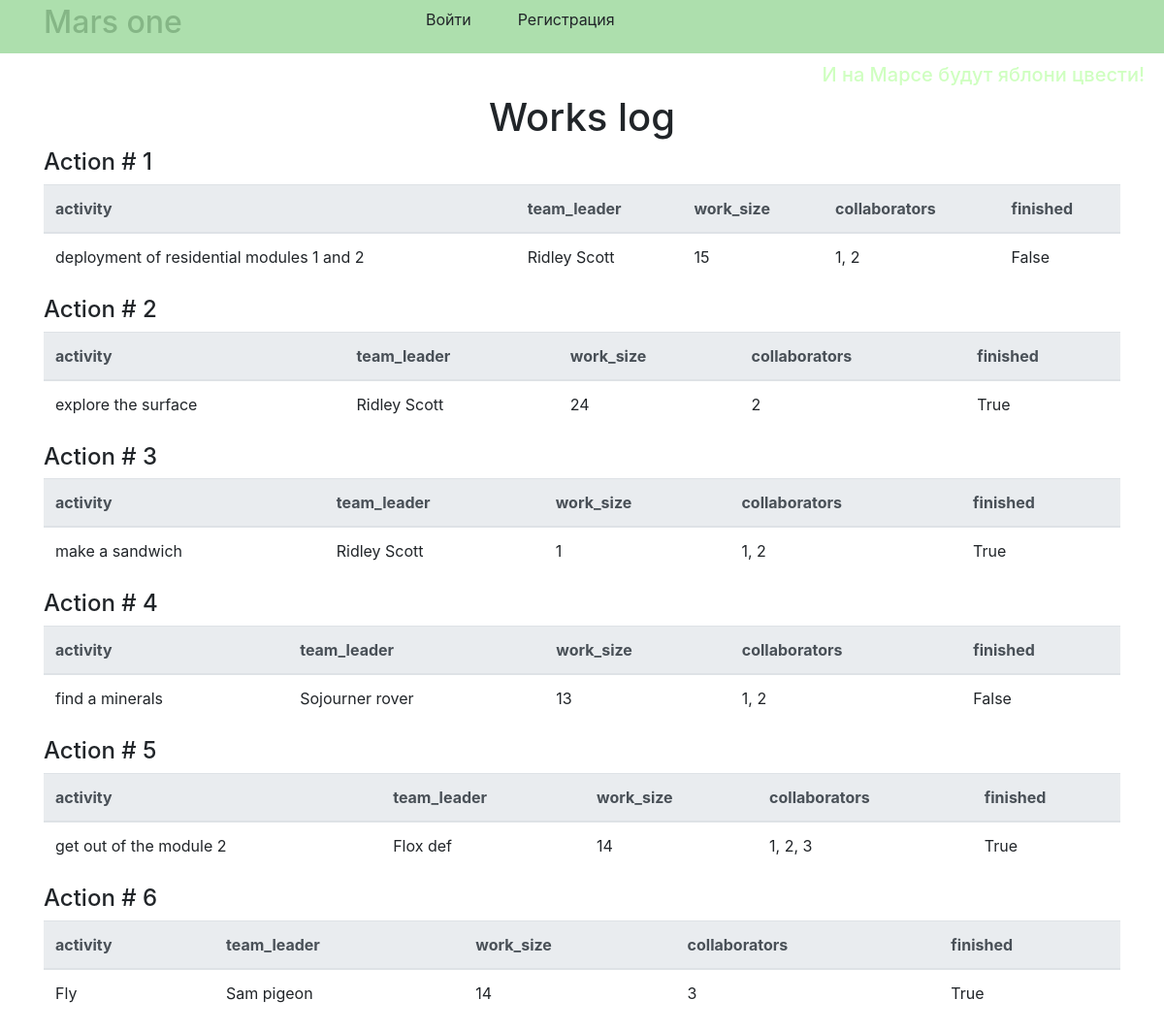
The app's page /, older data.
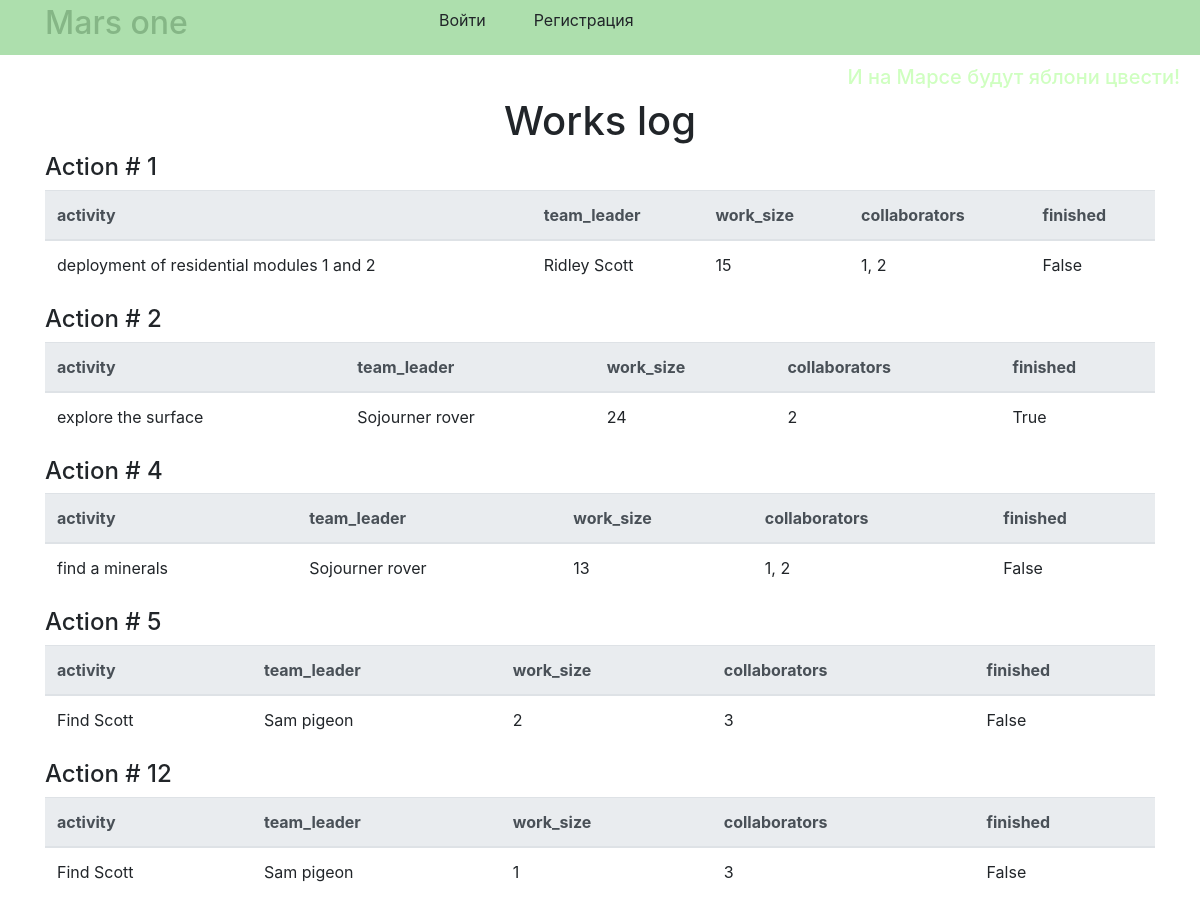
The same page, newer data.
### data/jobs.py (models this page shows)
class Job(SqlAlchemyBase, SerializerMixin):
    __tablename__ = 'jobs'
    id = sqlalchemy.Column(sqlalchemy.Integer,
                           primary_key=True, autoincrement=True)
    team_leader = sqlalchemy.Column(sqlalchemy.Integer,
                                    sqlalchemy.ForeignKey("users.id"))
    job = sqlalchemy.Column(sqlalchemy.String, nullable=True)
    work_size = sqlalchemy.Column(sqlalchemy.Integer, nullable=True)
    collaborators = sqlalchemy.Column(sqlalchemy.String, nullable=True)
    start_date = sqlalchemy.Column(sqlalchemy.String, nullable=True)
    is_finished = sqlalchemy.Column(sqlalchemy.Boolean, default=False)
    user = orm.relation('User')

### data/users.py (models this page shows, shortened)
class User(SqlAlchemyBase, SerializerMixin, UserMixin):
    __tablename__ = 'users'
    id = sqlalchemy.Column(sqlalchemy.Integer,
                           primary_key=True, autoincrement=True)
    surname = sqlalchemy.Column(sqlalchemy.String, nullable=True)
    name = sqlalchemy.Column(sqlalchemy.String, nullable=True)
    age = sqlalchemy.Column(sqlalchemy.Integer, nullable=True)
    position = sqlalchemy.Column(sqlalchemy.String, nullable=True)
    speciality = sqlalchemy.Column(sqlalchemy.String, nullable=True)
    address = sqlalchemy.Column(sqlalchemy.String, nullable=True)
    email = sqlalchemy.Column(sqlalchemy.String,
                              index=True, unique=True, nullable=True)
    hashed_password = sqlalchemy.Column(sqlalchemy.String, nullable=True)
    modified_date = sqlalchemy.Column(sqlalchemy.DateTime,
                                      default=datetime.datetime.now)
    jobs = orm.relation("Job", back_populates='user')

### main.py (the view)
@app.route("/")
def index():
    session = db_session.create_session()
    jobs = session.query(Job).all()
    return render_template("index.html", jobs=jobs)

### data/db_session.py (called while the page is built)
def create_session() -> Session:
    global __factory
    return __factory()

### templates/index.html (shortened to what this page needs)
{% extends "base.html" %}
{% block content %}
<div class="text text-center"><h1>Works log</h1></div>
{% for job in jobs %}
    <h4>Action # {{ job.id }}</h4>
    <table class="table">
      <thead class="thead-light">
        <tr>
          <th scope="col">activity</th>
          <th scope="col">team_leader</th>
          <th scope="col">work_size</th>
          <th scope="col">collaborators</th>
          <th scope="col">finished</th>
        </tr>
      </thead>
      <tbody>
        <tr>
          <td>{{ job.job }}</td>
          <td>{{ job.user.name }} {{ job.user.surname }}</td>
          <td>{{ job.work_size }}</td>
          <td>{{ job.collaborators }}</td>
          <td>{{ job.is_finished }}</td>
        </tr>
      </tbody>
    </table>
{% endfor %}
{% endblock %}

### templates/base.html (shortened to what this page needs)
<!DOCTYPE html>
<html lang="en">
<head>
    <link rel="stylesheet"
          href="https://maxcdn.bootstrapcdn.com/bootstrap/4.4.1/css/bootstrap.min.css">
    <link rel="stylesheet" type="text/css" href="{{ url_for('static', filename='css/style.css') }}" />
    </head>
    <body>
    <header class="flex-container">
        <div class="container">
            <div class="row no-gutters">
                <div class="col-md-4">
                    <div class="color-text-title"><h2>Mars one</h2></div>
                </div>
                <div class="col-auto">
                    <div class="flex-item">
                        {% if current_user.is_authenticated %}
                            <ul class="nav">
                                <li class="nav-item">
                                    <a class="dropdown-item" href="/logout">Выйти</a>
                                </li>
                                <li class="nav-item">
                                    <a class="dropdown-item" href="/add_job">добавить работу</a>
                                </li>
                                <li class="nav-item">
                                    <a class="dropdown-item" href="/">{{ current_user.name }} {{ current_user.surname }}</a>
                                </li>
                            </ul>
                        {% else %}
                            <ul class="nav">
                                <li class="nav-item">
                                    <a class="dropdown-item" href="/login">Войти</a>
                                </li>
                                <li class="nav-item">
                                    <a class="dropdown-item" href="/register">Регистрация</a>
                                </li>
                           </ul>
                        {% endif %}
                    </div>
                </div>
            </div>
        </div>
    </header>
    <div class="color-text">
        <h5>И на Марсе будут яблони цвести!</h5>
        </div>
    <main role="main" class="container">
        {% block content %}{% endblock %}
    </main>
    </body>
</html>

### static/css/style.css (style rules this page uses)
.color-text { color: #cfffc0; text-align: right; padding-right: 20px; }
.color-text-title { color: #85b686 }
header { width: display; height: 55px; background-color: #addfad; margin-bottom: 10px; }
.flex-container { display: -webkit-flex; -webkit-justify-content: space-between; display: flex; justify-content: space-between; align-items: center; }
.flex-item { -webkit-flex-grow: 1; flex-grow: 1; }

Row changes from the older to the newer data that the page shows:
removed Job: id "3", job "make a sandwich", user.name "Ridley", user.surname "Scott", work_size "1", collaborators "1, 2", is_finished "True"
removed Job: id "6", job "Fly", user.name "Sam", user.surname "pigeon", work_size "14", collaborators "3", is_finished "True"
changed Job "explore the surface": user.name "Ridley" → "Sojourner"; user.surname "Scott" → "rover"
changed Job id 5: job "get out of the module 2" → "Find Scott"; user.name "Flox" → "Sam"; user.surname "def" → "pigeon"; work_size "14" → "2"; collaborators "1, 2, 3" → "3"; is_finished "True" → "False"
added Job: id "12", job "Find Scott", user.name "Sam", user.surname "pigeon", work_size "1", collaborators "3", is_finished "False"
